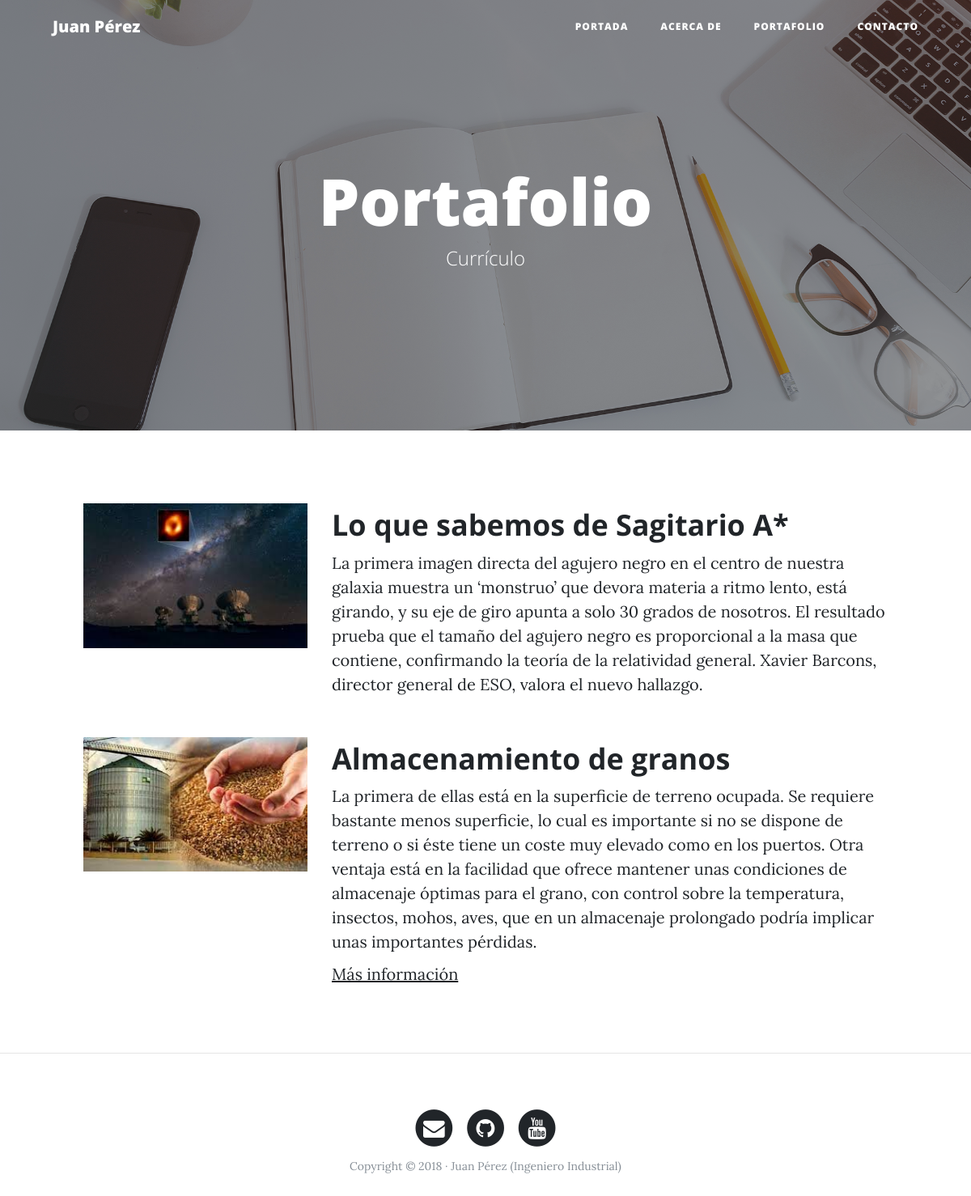
The page /portfolio/ on the database its author committed.
### portfolio/models.py (models this page shows, shortened)
class Proyect(models.Model):
    title= models.CharField(max_length=200, verbose_name="Título")
    description = models.TextField(verbose_name="Descripción")
    image = models.ImageField(verbose_name="Imagen", upload_to="projects")
    link = models.URLField(null=True, blank=True, verbose_name="Dirección Web")
    created = models.DateTimeField(auto_now_add=True, verbose_name="Fecha de Creación")
    updated = models.DateTimeField(auto_now=True, verbose_name="Fecha de Ultima Edición")
    class Meta:
        verbose_name = "proyecto"
        verbose_name_plural = "proyectos"
        ordering = ["-created"]

### portfolio/views.py (the view)
# urls.py: path('portfolio/', portfolio_views.portfolio, name="portfolio"),
def portfolio(request):
     projects = Proyect.objects.all()
     return render(request, "portfolio/portfolio.html",
                  {'projects':projects})

### portfolio/templates/portfolio/portfolio.html (shortened to what this page needs)
{% extends 'core/base.html' %}
{% load static %}
{% block background %}{% static 'core/img/portfolio-bg.jpg' %}{% endblock %}
{% block headers %}
    <h1>Portafolio</h1>
    <span class="subheading">Currículo</span>
{% endblock %}
{% block content %}
    {% for project in projects %}
        <div class="row project">
            <div class="col-lg-3 col-md-4 offset-lg-1">
                <img class="img-fluid" src="{{project.image.url}}" alt="">
            </div>
            <div class="col-lg-7 col-md-8">
                <h2 class="section-heading title">{{project.title}}</h2>
                <p>{{project.description}}</p>
                {% if project.link %}
                    <p><a href="{{project.link}}">Más información</a></p>
                {% endif %}
            </div>
        </div>
    {% endfor %}
{% endblock %}

### core/templates/core/base.html (shortened to what this page needs)
<!DOCTYPE html>
<html lang="es">
<head>
    {% load static %}
    <link href="{% static 'core/vendor/bootstrap/css/bootstrap.min.css' %}" rel="stylesheet">
    <link href="{% static 'core/vendor/font-awesome/css/font-awesome.min.css' %}" rel="stylesheet" type="text/css">
    <link href="{% static 'core/css/clean-blog.min.css' %}" rel="stylesheet">
</head>
<body>
    <nav class="navbar navbar-expand-lg navbar-light fixed-top" id="mainNav">
        <div class="container">
            <a class="navbar-brand" href="{% url 'home' %}">Juan Pérez</a>
            <div class="collapse navbar-collapse" id="navbarResponsive">
                <ul class="navbar-nav ml-auto">
                    <li class="nav-item">
                        <a class="nav-link" href="{% url 'home' %}">Portada</a>
                    </li>
                    <li class="nav-item">
                        <a class="nav-link" href="{% url 'about' %}">Acerca de</a>
                    </li>
                    <li class="nav-item">
                        <a class="nav-link" href="{% url 'portfolio' %}">Portafolio</a>
                    </li>
                    <li class="nav-item">
                        <a class="nav-link" href="{% url 'contact' %}">Contacto</a>
                    </li>
                </ul>
            </div>
        </div>
    </nav>
    <header class="masthead" style="background-image: url('{% block background %}{% endblock %}')">
        <div class="overlay"></div>
        <div class="container">
            <div class="row">
                <div class="col-lg-8 col-md-10 mx-auto">
                    <div class="site-heading">
                    {% block headers %}{% endblock %}
                    </div>
                </div>
            </div>
        </div>
    </header>
    {% block content %} {% endblock %}
{% if request.path != "/" %} <hr> {%  endif  %}
    <footer>
        <div class="container">
            <div class="row">
                <div class="col-lg-8 col-md-10 mx-auto">
                    <ul class="list-inline text-center">
                        <li class="list-inline-item">
                            <a href="#">
                                <span class="fa-stack fa-lg">
                    <i class="fa fa-circle fa-stack-2x"></i>
                    <i class="fa fa-envelope fa-stack-1x fa-inverse"></i>
                  </span>
                            </a>
                        </li>
                        <li class="list-inline-item">
                            <a href="#">
                                <span class="fa-stack fa-lg">
                    <i class="fa fa-circle fa-stack-2x"></i>
                    <i class="fa fa-github fa-stack-1x fa-inverse"></i>
                  </span>
                            </a>
                        </li>
                        <li class="list-inline-item">
                            <a href="#">
                                <span class="fa-stack fa-lg">
                    <i class="fa fa-circle fa-stack-2x"></i>
                    <i class="fa fa-youtube fa-stack-1x fa-inverse"></i>
                  </span>
                            </a>
                        </li>
                    </ul>
                    <p class="copyright text-muted">Copyright &copy; 2018 · Juan Pérez (Ingeniero Industrial) </p>
                </div>
            </div>
        </div>
    </footer>
</body>
</html>

### rows shown on the page
Proyect: image (picture), title "Lo que sabemos de Sagitario A*", description "La primera imagen directa del agujero negro en el centro de nuestra galaxia muestra un ‘monstruo’ que devora materia a ritmo lento, está girando, y su eje de giro apunta a solo 30 grados de nosotros. El resultado prueba que el tamaño del agujero negro es proporcional a la masa que contiene, confirmando la teoría de la relatividad general. Xavier Barcons, director general de ESO, valora el nuevo hallazgo."
Proyect: image (picture), title "Almacenamiento de granos", description "La primera de ellas está en la superficie de terreno ocupada. Se requiere bastante menos superficie, lo cual es importante si no se dispone de terreno o si éste tiene un coste muy elevado como en los puertos. Otra ventaja está en la facilidad que ofrece mantener unas condiciones de almacenaje óptimas para el grano, con control sobre la temperatura, insectos, mohos, aves, que en un almacenaje prolongado podría implicar unas importantes pérdidas."
